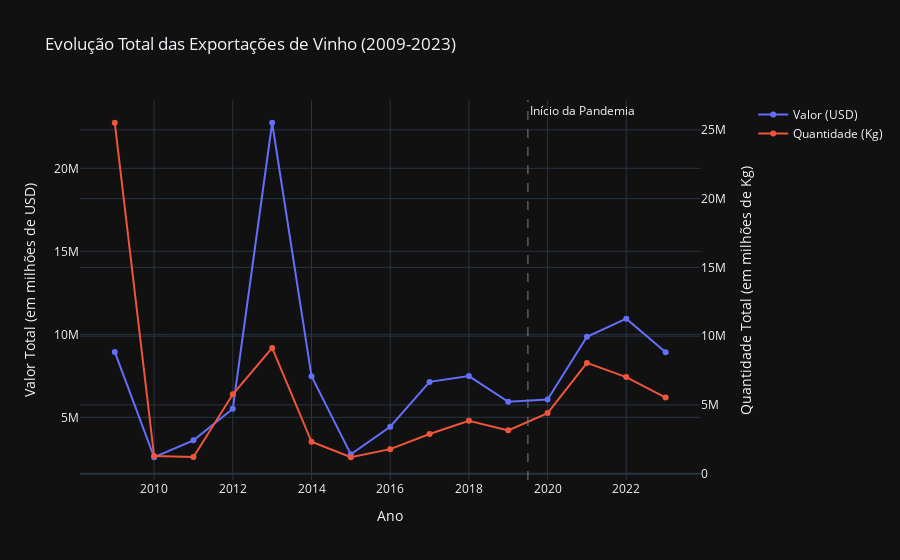

This figure's notebook cell:
### Markdown cell above
## 3. Análise Exploratória de Dados (EDA)

### 3.1. Evolução Total das Exportações (Valor vs. Quantidade)
Analisando a evolução do valor total exportado (em USD) e da quantidade total (em Kg).

### Code cell
# Processando os dados totais
df_total_valor = melt_data(df_total, 'Valor', 'Valor_USD')
df_total_qtd = melt_data(df_total, 'Qtd', 'Quantidade')
df_total_agregado = pd.merge(df_total_valor, df_total_qtd, on='Ano')

# Criando gráfico com dois eixos Y para comparar Valor e Quantidade
fig = make_subplots(specs=[[{"secondary_y": True}]])

# Adicionando a linha de Valor (USD)
fig.add_trace(
    go.Scatter(x=df_total_agregado['Ano'], y=df_total_agregado['Valor_USD'], name='Valor (USD)', mode='lines+markers'),
    secondary_y=False,
)

# Adicionando a linha de Quantidade (Kg)
fig.add_trace(
    go.Scatter(x=df_total_agregado['Ano'], y=df_total_agregado['Quantidade'], name='Quantidade (Kg)', mode='lines+markers'),
    secondary_y=True,
)

# Adicionando uma linha vertical para marcar o início da pandemia de COVID-19
fig.add_vline(x=2019.5, line_width=1, line_dash="dash", line_color="grey", annotation_text="Início da Pandemia")

# Atualizando o layout do gráfico
fig.update_layout(
    title_text='Evolução Total das Exportações de Vinho (2009-2023)',
    template='plotly_dark',
    xaxis_title='Ano'
)

# Atualizando os títulos dos eixos Y
fig.update_yaxes(title_text="Valor Total (em milhões de USD)", secondary_y=False)
fig.update_yaxes(title_text="Quantidade Total (em milhões de Kg)", secondary_y=True)

fig.show()

### Figure 1 — Plotly figure (JSON) as saved in the notebook; plotly's stock layout.template omitted (floating-point values rounded to 4 significant figures)
{"data": [{"mode": "lines+markers", "name": "Valor (USD)", "type": "scatter", "x": [2009, 2010, 2011, 2012, 2013, 2014, 2015, 2016, 2017, 2018, 2019, 2020, 2021, 2022, 2023], "xaxis": "x", "y": [8940988, 2595303, 3615120, 5521293, 22744845, 7472795, 2769160, 4434704, 7135607, 7486063, 5934826, 6078288, 9851942, 10945282, 8923076], "yaxis": "y"}, {"mode": "lines+markers", "name": "Quantidade (Kg)", "type": "scatter", "x": [2009, 2010, 2011, 2012, 2013, 2014, 2015, 2016, 2017, 2018, 2019, 2020, 2021, 2022, 2023], "xaxis": "x", "y": [25514198, 1280574, 1214834, 5775376, 9149059, 2324029, 1198479, 1786549, 2889572, 3856162, 3152873, 4409717, 8058704, 7025983, 5538888], "yaxis": "y2"}], "layout": {"annotations": [{"showarrow": false, "text": "Início da Pandemia", "x": 2020.0, "xanchor": "left", "xref": "x", "y": 1, "yanchor": "top", "yref": "y domain"}], "shapes": [{"line": {"color": "grey", "dash": "dash", "width": 1}, "type": "line", "x0": 2020.0, "x1": 2020.0, "xref": "x", "y0": 0, "y1": 1, "yref": "y domain"}], "title": {"text": "Evolução Total das Exportações de Vinho (2009-2023)"}, "xaxis": {"anchor": "y", "domain": [0, 0.94], "title": {"text": "Ano"}}, "yaxis": {"anchor": "x", "domain": [0, 1], "title": {"text": "Valor Total (em milhões de USD)"}}, "yaxis2": {"anchor": "x", "overlaying": "y", "side": "right", "title": {"text": "Quantidade Total (em milhões de Kg)"}}}}
